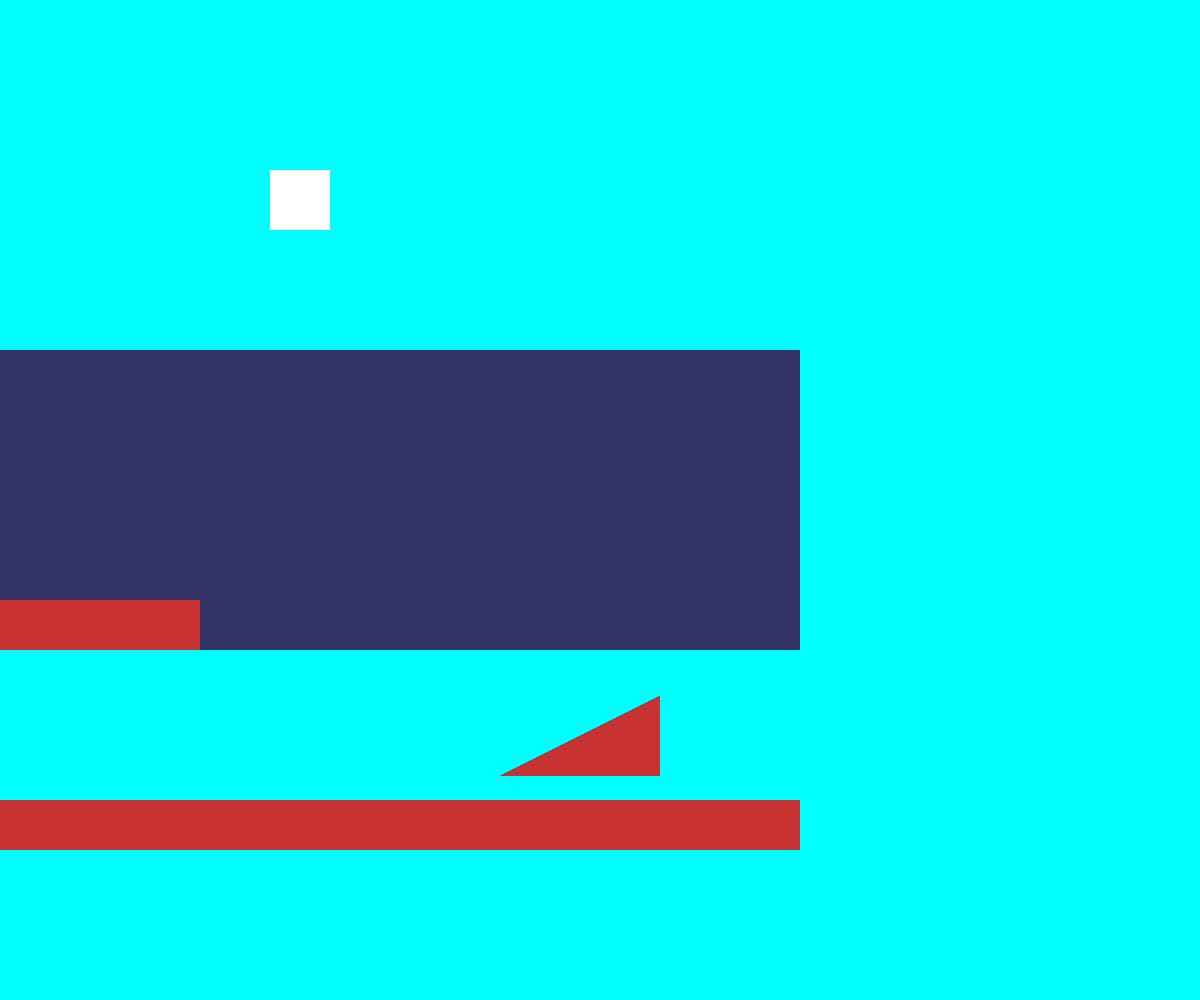
Frame 1 (no input)
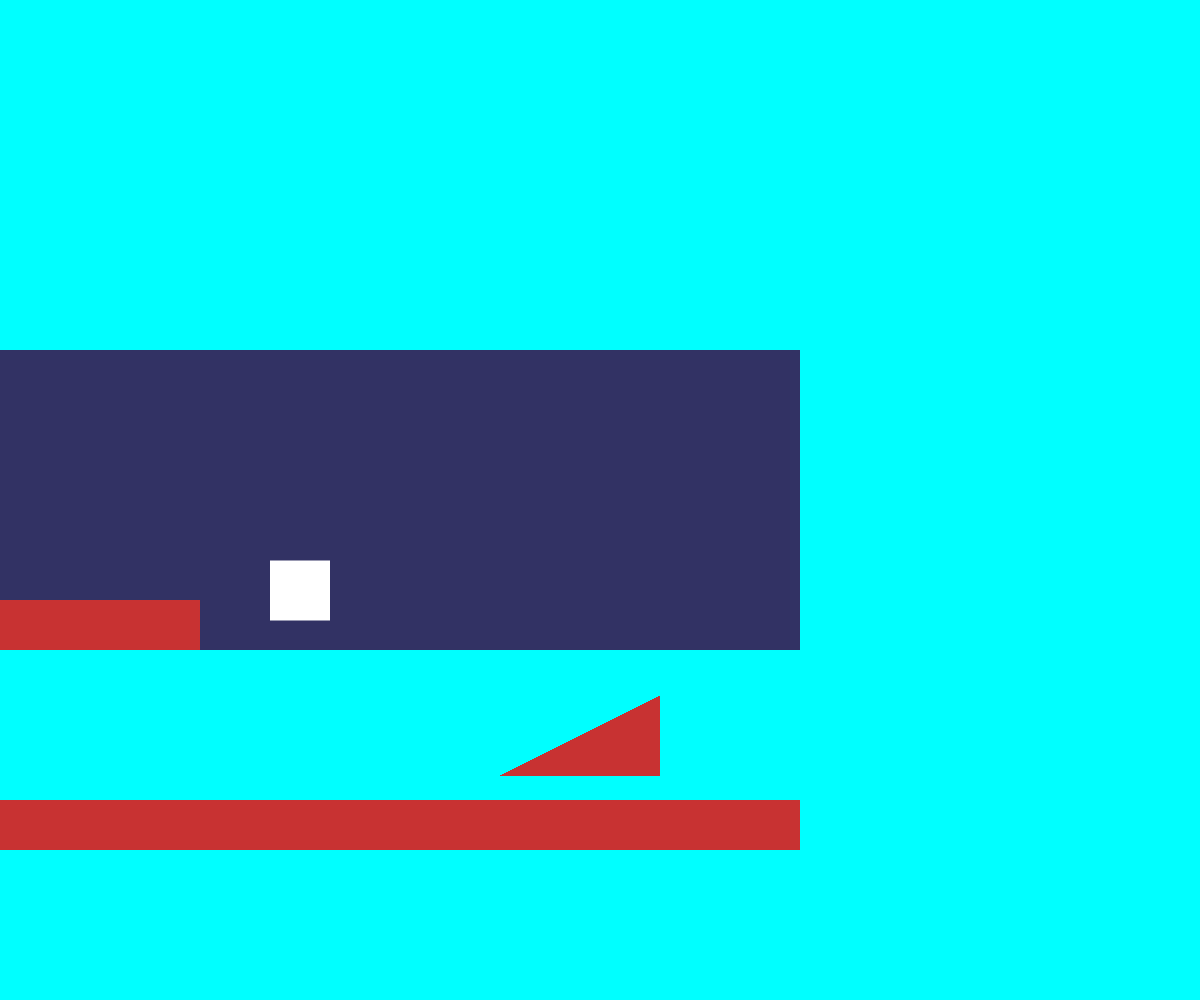
Frame 60 (no input)
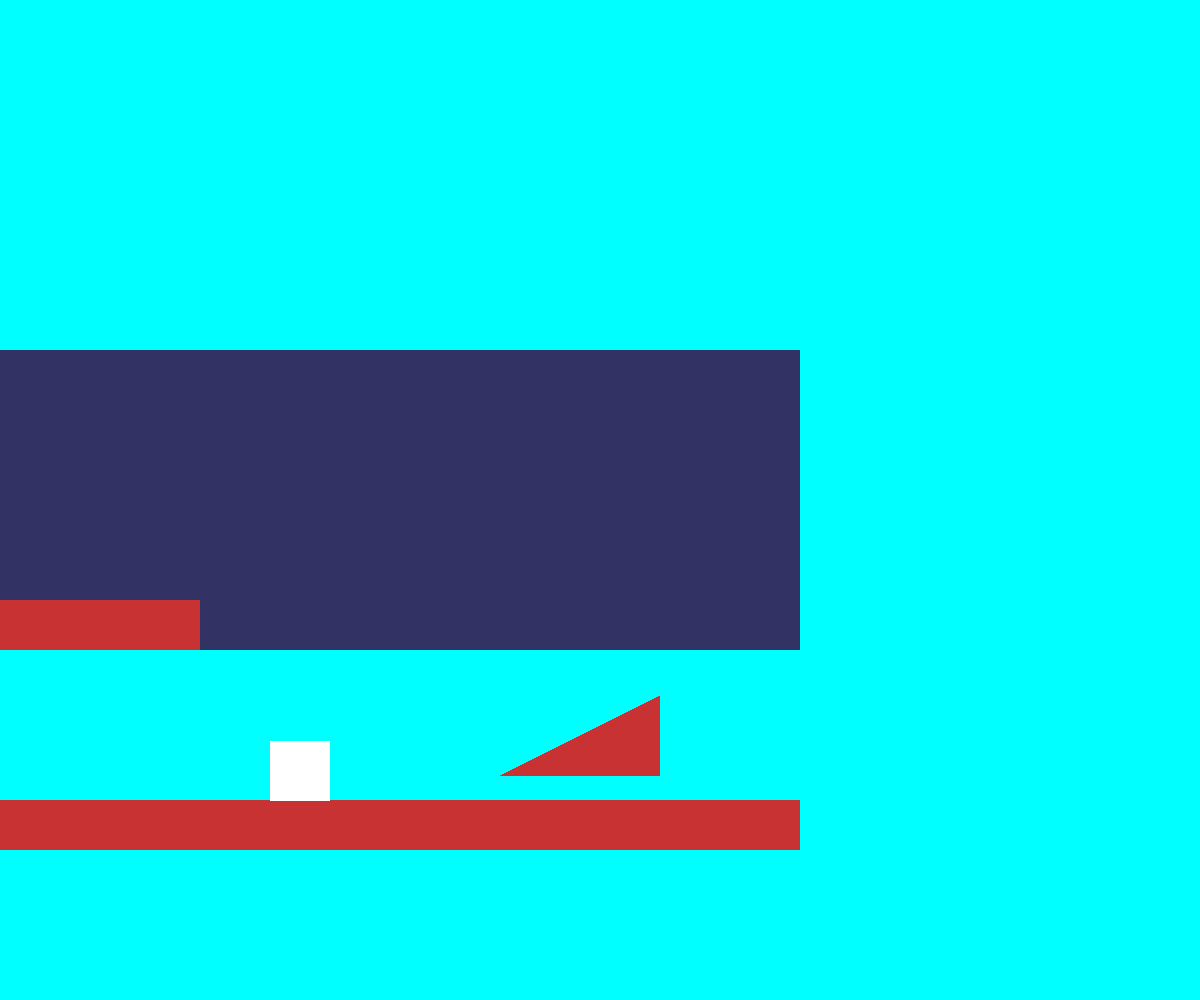
Frame 120 (the mouse pressed at the canvas centre since frame 60)

The p5.js sketch that drew these frames (run headless with seeded random() and noise() and a simulated clock; from frame 60 on, the mouse is pressed at the canvas centre):

// p5.js sketch
// ── sketch.js
function setup() {
    var canvas = createCanvas(windowWidth, windowHeight);
    canvas.style("display", "block");
    const windowH = windowHeight;
    const windowW = windowWidth;
}

var balls = [];
balls.push(new Ball(300, 200, 30, 5, [255, 255, 255]));
var fluids = [];
fluids.push(new Fluid(0, 350, 800, 300, [50, 50, 100], 0.1));
var walls = [];
walls.push(new Wall(0, 800, 800, 50, [200, 50, 50], 0.05, 0.5));
walls.push(new Wall(0, 600, 200, 50, [200, 50, 50], 0.05, 0.5));
var touchingGround = [];
for (var i in balls) {
    touchingGround.push(0);
}
for (var i = 0; i < 80; i++) {
    walls.push(new Wall(500 + i*2, 775 - i*1, 2, 1+i, [200, 50, 50], 0.01,1.5));
}

function draw() {
    background(0, 255, 255);
    for (var i in fluids) {
        fluids[i].draw();
    }
    for (var i in walls) {
        walls[i].draw();
    }
    for (var i in balls) {
        if (keyIsDown(RIGHT_ARROW)) {
            balls[i].exertForce(5/balls[i].mass, 0);
        }
        if (keyIsDown(LEFT_ARROW)) {
            balls[i].exertForce(-5/balls[i].mass, 0);
        }
        if (keyIsDown(UP_ARROW)) {
            var isInFluid = 0;
            for (var j in fluids) {
                if (fluids[j].contains(balls[i])) {
                    isInFluid = 1;
                    break;
                }
            }
            if (touchingGround > 0 || isInFluid) {
                balls[i].exertForce(0, -50/balls[i].mass);
            }
        }
        for (var j in fluids) {
            if (fluids[j].contains(balls[i])) {
                var dragForce = fluids[j].calculateDrag(balls[i]);
                balls[i].exertForce(dragForce[0], dragForce[1]);
            }
        }
        var touched = false;
        for (var j in walls) {
            var touching = walls[j].touching(balls[i], i);
            if (touching) {
                var bounceForce = walls[j].calculateBounce(balls[i]);
                if (touching == 1) {
                    if (abs(bounceForce[0]) > 5) {
                        balls[i].exertForce(bounceForce[0], 0);
                    }
                } else if (touching == 2) {
                    if (abs(bounceForce[1]) > 5) {
                        balls[i].exertForce(0, bounceForce[1]);
                        touched = true;
                    }
                }
            }
        }
        //console.log(balls[i].x, balls[i].y);
        balls[i].update();
        if (!touched) {
            this.yvel -= gravity;
        }
        balls[i].restrict();
        balls[i].draw();
    }
    for (var i in touchingGround) {
        touchingGround[i] -= 1;
    }
}

function mouseDragged() {
   for (var i in balls) {
       balls[i].exertForce((mouseX - pmouseX)/balls[i].mass, 5 * (mouseY - pmouseY)/balls[i].mass); 
   }
}

function keyPressed() {
}

// ── setup.js
let gravity = -0.8;

class Ball {
    constructor(x, y, size, mass, color) {
        this.size = size;
        this.mass = mass;
        this.color = color;
       
        this.x = x;
        this.y = y;
        this.xvel = 0;
        this.yvel = 0;
    }
    exertForce(x, y) {
        this.xvel += x / this.mass;
        this.yvel += y / this.mass;
    }
    update() {
        this.x += this.xvel;
        this.y += this.yvel;
        this.velocity = sqrt(this.xvel*this.xvel + this.yvel*this.yvel);
        this.yvel -= gravity;
    }
    restrict() {
        if (this.x + this.size > windowWidth) {
            this.x = windowWidth - this.size;
            this.xvel = -0.6 * this.xvel;
        }
        if (this.x - this.size < 0) {
            this.x = this.size;
            this.xvel = -0.6 * this.xvel;
        }
        if (this.y + this.size > windowHeight) {
            this.y = windowHeight - this.size;
            this.yvel = -0.6 * this.yvel;
        }
        /*if (this.y - this.size < 0) {
            this.y = this.size;
            this.yvel = -0.6 * yvel;
        }*/

        if (this.xvel < 0.02 && this.xvel > -0.02) {
            this.xvel = 0;
        }
        if (this.yvel < 0.02 && this.yvel > -0.02) {
            this.yvel = 0;
        }
    }
    draw() {
        noStroke();
        fill(this.color);
        //ellipse(this.x, this.y, this.size*2, this.size*2);
        rect(this.x - this.size, this.y - this.size, this.size*2, this.size*2);
    }
}

class Fluid {
    constructor(x, y, w, h, color, drag) {
        this.x = x;
        this.y = y;
        this.w = w;
        this.h = h;
        this.color = color;
        this.drag = drag;
    }
    calculateDrag(obj) {
        var dragMagnitude = this.drag * obj.velocity*obj.velocity;
        var dragForce = [- obj.xvel, - obj.yvel];
        for (var i in dragForce) {
            dragForce[i] /= obj.velocity;
            dragForce[i] *= dragMagnitude;
        }
        if (abs(dragForce[0]) >= abs(obj.xvel)) {
            dragForce[0] = - obj.xvel;
        }
        if (abs(dragForce[1]) >= abs(obj.yvel)) {
            dragForce[1] = - obj.yvel;
        }
        return dragForce;
    }
    contains(obj) {
        if (obj.x + obj.size >= this.x && obj.x - obj.size <= this.x + this.w && obj.y + obj.size >= this.y && obj.y - obj.size <= this.y + this.h) {
            return true;
        }
    }
    draw() {
        noStroke();
        fill(this.color);
        rect(this.x, this.y, this.w, this.h);
    }
}

class Wall {
    constructor(x, y, w, h, color, friction, bounce) {
        this.x = x;
        this.y = y;
        this.w = w;
        this.h = h;
        this.color = color;
        this.friction = friction;
        this.bounce = bounce;
    }
    calculateBounce(obj) {
        return [- obj.xvel * obj.mass * this.bounce, - obj.yvel * obj.mass * this.bounce];
    }
    touching(obj, i) {
        if ((obj.x + obj.size) > this.x && (obj.x - obj.size) < (this.x + this.w) && (obj.y + obj.size) > this.y && (obj.y - obj.size) < (this.y + this.h)) {
            if (obj.y <= this.y) {
                if (abs(obj.y - this.y + obj.size) < 15 || ((obj.x - obj.size) > this.x && (obj.x + obj.size) < (this.x + this.w))) {
                    obj.y = this.y - obj.size;
                    touchingGround[i] = 8;
                    if (!keyIsDown(RIGHT_ARROW) && !keyIsDown(LEFT_ARROW)) {
                        obj.xvel *= (1 - this.friction);
                    }
                    return 2;
                }
            }
            if (obj.y >= this.y + this.h) {
                if (abs((obj.y - obj.size) - (this.y + this.h)) < 8 || ((obj.x - obj.size) > this.x && (obj.x + obj.size) < (this.x + this.w))) {
                    obj.y = this.y + this.h + obj.size;
                    return 2;
                }
            }
            if (obj.x <= this.x) {
               // if (abs(
                    obj.x = this.x - obj.size;
                    return 1;
            }
            if (obj.x >= this.x + this.w) {
                obj.x = this.x + this.w + obj.size;
                return 1;
            }
            return 0;
        }
    }
    draw() {
        noStroke();
        fill(this.color);
        rect(this.x, this.y, this.w, this.h);
    }
}
